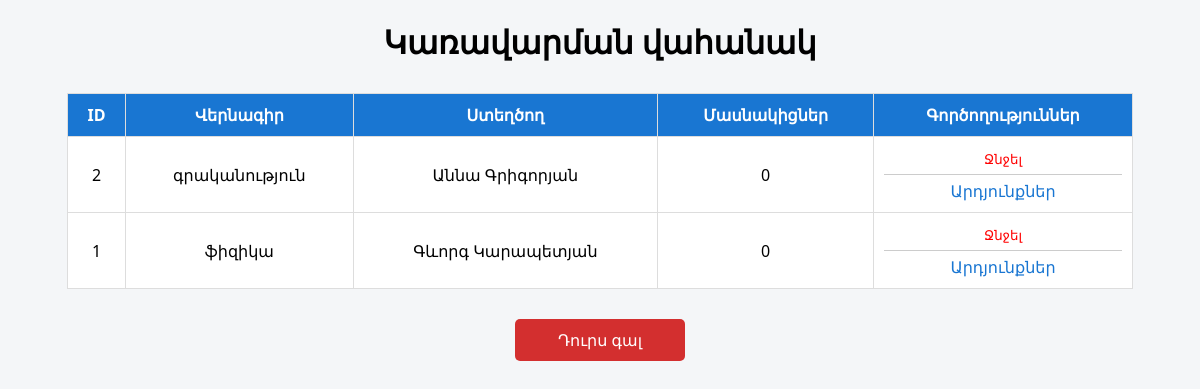
Page /admin/dashboard (signed in) on the earlier database version.
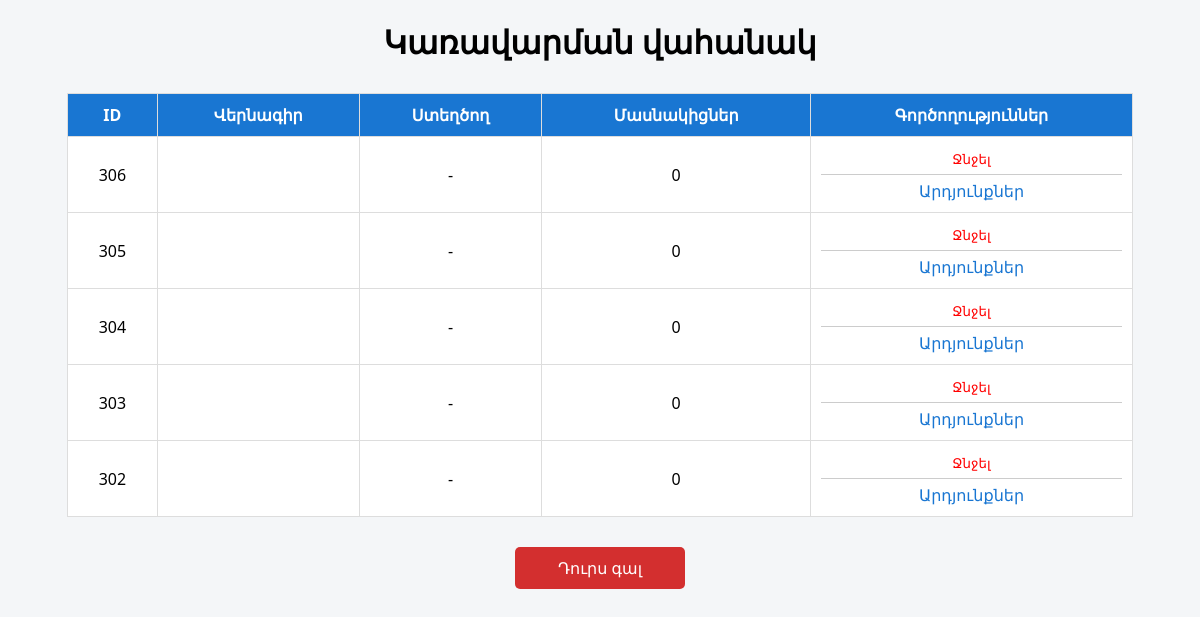
Same page on the later database version.
### tables this page shows
CREATE TABLE crosswords
                           (
                               id
                               INTEGER
                               PRIMARY
                               KEY
                               AUTOINCREMENT,
                               user_id
                               INTEGER,
                               title
                               TEXT,
                               keyword
                               TEXT,
                               background
                               TEXT,
                               data
                               TEXT,
                               description
                               TEXT,
                               creator_name
                               TEXT,
                               subject
                               TEXT,
                               grade
                               TEXT,
                               is_ai_generated
                               INTEGER
                               DEFAULT
                               0,
                               hidden
                               INTEGER
                               DEFAULT
                               0,
                               created_at
                               TIMESTAMP
                               DEFAULT
                               CURRENT_TIMESTAMP, keyword_material_type TEXT, keyword_material_value TEXT, show_creator_data TEXT DEFAULT 'no', is_draft INTEGER DEFAULT 0,
                               FOREIGN
                               KEY
                           (
                               user_id
                           ) REFERENCES users
                           (
                               id
                           )
                               );

### app.py (the view)
@app.route('/admin/dashboard')
@admin_required
def admin_dashboard():
    page = request.args.get('page', 1, type=int)
    per_page = 5
    conn = sqlite3.connect(DATABASE)
    conn.row_factory = sqlite3.Row
    total = conn.execute("SELECT COUNT(*) FROM crosswords").fetchone()[0]
    total_pages = (total + per_page - 1) // per_page
    offset = (page - 1) * per_page
    crosswords = conn.execute("""
        SELECT c.*, COUNT(p.id) AS participants
        FROM crosswords c
        LEFT JOIN participants p ON p.crossword_id = c.id
        GROUP BY c.id
        ORDER BY c.id DESC
        LIMIT ? OFFSET ?
    """, (per_page, offset)).fetchall()
    conn.close()
    return render_template('admin/dashboard.html',
                           crosswords=crosswords, page=page, total_pages=total_pages)

### app.py (called while the page is built, shortened)
@app.before_request
def log_request():
    app.logger.debug(f"📥 REQUEST: {request.method} {request.url}")

def current_user_view():
    claims = getattr(g, "current_user", None)
    if not claims:
        return {}

@app.context_processor
def inject_user():
    try:
        return {"user": current_user_view()}
    except Exception:
        return {"user": {}}

def admin_required(f):
    @wraps(f)
    def decorated(*args, **kwargs):
        if not session.get('admin') or not session.get('admin_id'):
            flash("Մուտք գործեք ադմին որպեսություն")
            return redirect(url_for('admin_login'))
        return f(*args, **kwargs)
    return decorated

    def __call__(self, environ, start_response):
        if self.prefix:
            environ["SCRIPT_NAME"] = self.prefix
        return self.wsgi_app(environ, start_response)

### templates/admin/dashboard.html (shortened to what this page needs)
<!DOCTYPE html>
<html lang="hy">
<head>
</head>
<body>
<h1>Կառավարման վահանակ</h1>
<table>
    <tr>
        <th>ID</th>
        <th>Վերնագիր</th>
        <th>Ստեղծող</th>
        <th>Մասնակիցներ</th>
        <th>Գործողություններ</th>
    </tr>
    {% for c in crosswords %}
    <tr>
        <td>{{ c.id }}</td>
        <td>{{ c.title }}</td>
        <td>{{ c.creator_name or "-" }}</td>
        <td>{{ c.participants }}</td>
        <td>
            <div class="action-block">
                <button class="danger" onclick="showConfirm({{ c.id }})">Ջնջել</button>
            </div>
            <hr>
            <div class="action-block">
                <a href="{{ url_for('admin_crossword_results', id=c.id) }}">Արդյունքներ</a>
            </div>
        </td>
    </tr>
    {% endfor %}
</table>
<a href="{{ url_for('admin_logout') }}"
   style="display: block; width: 150px; margin: 30px auto;
          text-align: center; padding: 10px;
          background-color: #d32f2f; color: white;
          text-decoration: none; border-radius: 5px;">
    Դուրս գալ
</a>
</body>
</html>

### templates/admin/dashboard.html (style rules this page uses)
body { font-family: Segoe UI, sans-serif; background: #f4f6f8; }
h1 { text-align: center; margin-top: 20px; }
table { width: 90%; margin: 30px auto; border-collapse: collapse; background: #fff; }
th, td { padding: 10px; border: 1px solid #ddd; text-align: center; }
th { background: #1976d2; color: #fff; }
a, button { text-decoration: none; color: #1976d2; border: none; background: none; cursor: pointer; }
.danger { color: red; }
.action-block { display: inline-block; }
hr { border: none; border-top: 1px solid #ccc; margin: 5px 0; }

Differences in the rows shown:
no longer on this page (row edited): crosswords: id "2", title "գրականություն", creator_name "Աննա Գրիգորյան", participants "0"
no longer on this page (row edited): crosswords: id "1", title "ֆիզիկա", creator_name "Գևորգ Կարապետյան", participants "0"
added crosswords: id "306", creator_name "-", participants "0"
added crosswords: id "305", creator_name "-", participants "0"
added crosswords: id "304", creator_name "-", participants "0"
added crosswords: id "303", creator_name "-", participants "0"
added crosswords: id "302", creator_name "-", participants "0"
